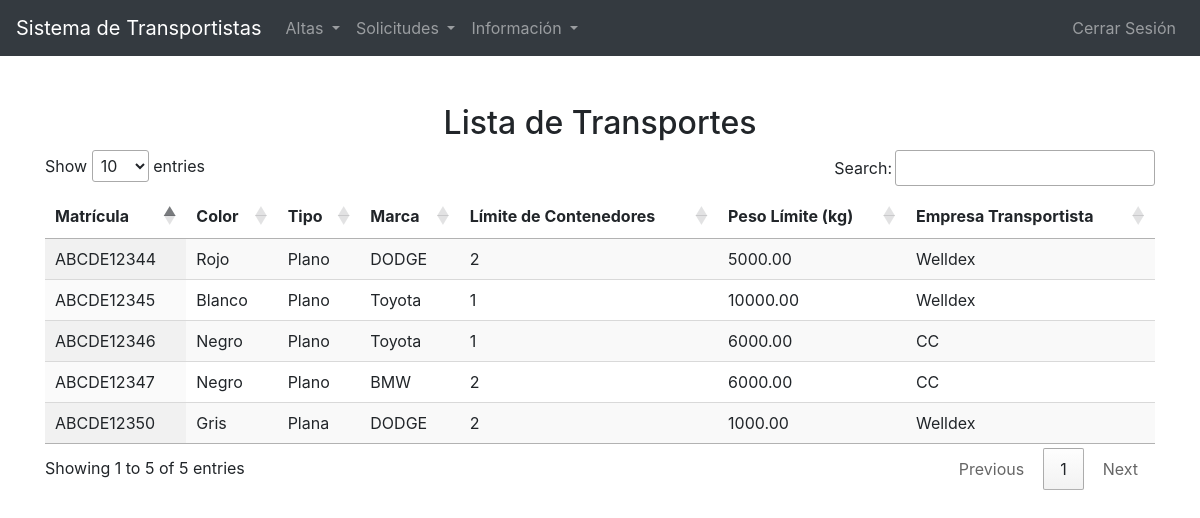
/Transportes/verTransporte.php (signed in), run on the app's committed database.
### tables this page shows
CREATE TABLE `transporte` (
  `Matricula` varchar(50) NOT NULL,
  `Color_Transporte` varchar(30) NOT NULL,
  `Tipo_Transporte` varchar(50) NOT NULL,
  `Marca_Transporte` varchar(50) NOT NULL,
  `Limite_Contenedores` int(11) NOT NULL,
  `Peso_Limite` decimal(10,2) NOT NULL,
  `ID_Transp` int(11) NOT NULL
);

CREATE TABLE `transportista` (
  `ID_Transp` int(11) NOT NULL,
  `Empresa_Transp` varchar(100) NOT NULL,
  `Telefono_Transp` char(10) NOT NULL,
  `Correo_Transp` varchar(100) NOT NULL,
  `Estado_Transp` varchar(100) NOT NULL,
  `Ubicacion_Transp` varchar(100) NOT NULL
);

### Transportes/verTransporte.php (the view, shortened to what this page needs)
<?php
include('bd.php');
$sql = "SELECT Transporte.*, Transportista.Empresa_Transp
        FROM Transporte
        INNER JOIN Transportista ON Transporte.ID_Transp = Transportista.ID_Transp";
$result = $conn->query($sql);
$transportes = [];
if ($result->num_rows > 0) {
    while ($row = $result->fetch_assoc()) {
        $transportes[] = $row;
    }
}
?>
<!DOCTYPE html>
<html lang="es">
<head>
    <link href="https://stackpath.bootstrapcdn.com/bootstrap/4.5.2/css/bootstrap.min.css" rel="stylesheet">
    <link rel="stylesheet" href="https://cdn.datatables.net/1.10.21/css/jquery.dataTables.min.css">
</head>
<body>
<nav class="navbar navbar-expand-lg navbar-dark bg-dark">
    <a class="navbar-brand" href="welcome.php">Sistema de Transportistas</a>
    <div class="collapse navbar-collapse" id="navbarNavDropdown">
        <ul class="navbar-nav mr-auto">
            <li class="nav-item dropdown">
                <a class="nav-link dropdown-toggle" href="#" id="altasDropdown" role="button" data-toggle="dropdown" aria-haspopup="true" aria-expanded="false">
                    Altas
                </a>
            </li>
            <li class="nav-item dropdown">
                <a class="nav-link dropdown-toggle" href="#" id="solicitudesDropdown" role="button" data-toggle="dropdown" aria-haspopup="true" aria-expanded="false">
                    Solicitudes
                </a>
            </li>
            <li class="nav-item dropdown">
                <a class="nav-link dropdown-toggle" href="#" id="informacionDropdown" role="button" data-toggle="dropdown" aria-haspopup="true" aria-expanded="false">
                    Información
                </a>
            </li>
        </ul>
        <ul class="navbar-nav ml-auto">
            <li class="nav-item">
                <a class="nav-link" href="logout.php">Cerrar Sesión</a>
            </li>
        </ul>
    </div>
</nav>
<div class="container mt-5">
    <h2 class="text-center">Lista de Transportes</h2>
    <table id="transportesTable" class="display" style="width:100%">
        <thead>
            <tr>
                <th>Matrícula</th>
                <th>Color</th>
                <th>Tipo</th>
                <th>Marca</th>
                <th>Límite de Contenedores</th>
                <th>Peso Límite (kg)</th>
                <th>Empresa Transportista</th>
            </tr>
        </thead>
        <tbody>
            <?php foreach ($transportes as $transporte): ?>
                <tr>
                    <td><?php echo $transporte['Matricula']; ?></td>
                    <td><?php echo $transporte['Color_Transporte']; ?></td>
                    <td><?php echo $transporte['Tipo_Transporte']; ?></td>
                    <td><?php echo $transporte['Marca_Transporte']; ?></td>
                    <td><?php echo $transporte['Limite_Contenedores']; ?></td>
                    <td><?php echo $transporte['Peso_Limite']; ?></td>
                    <td><?php echo $transporte['Empresa_Transp']; ?></td>
                </tr>
            <?php endforeach; ?>
        </tbody>
    </table>
</div>
</body>
</html>

### data on the page
transporte: Matricula "ABCDE12344", Color_Transporte "Rojo", Tipo_Transporte "Plano", Marca_Transporte "DODGE", Limite_Contenedores "2", Peso_Limite "5000.00", ID_Transp.Empresa_Transp "Welldex"
transporte: Matricula "ABCDE12345", Color_Transporte "Blanco", Tipo_Transporte "Plano", Marca_Transporte "Toyota", Limite_Contenedores "1", Peso_Limite "10000.00", ID_Transp.Empresa_Transp "Welldex"
transporte: Matricula "ABCDE12346", Color_Transporte "Negro", Tipo_Transporte "Plano", Marca_Transporte "Toyota", Limite_Contenedores "1", Peso_Limite "6000.00", ID_Transp.Empresa_Transp "CC"
transporte: Matricula "ABCDE12347", Color_Transporte "Negro", Tipo_Transporte "Plano", Marca_Transporte "BMW", Limite_Contenedores "2", Peso_Limite "6000.00", ID_Transp.Empresa_Transp "CC"
transporte: Matricula "ABCDE12350", Color_Transporte "Gris", Tipo_Transporte "Plana", Marca_Transporte "DODGE", Limite_Contenedores "2", Peso_Limite "1000.00", ID_Transp.Empresa_Transp "Welldex"
